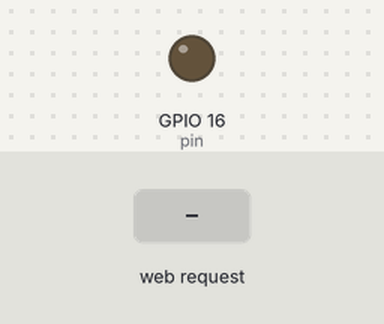
This sketch was run on a simulated ESP8266 (NodeMCU). Parts: output pins drawn as LEDs (lit = HIGH). Inputs (shaded band) come from the test bench. What the sketch prints to the serial monitor is not drawn.

Above: at 1.2 s.
1.3 s: HTTP request GET /led received
At 2.0 s:
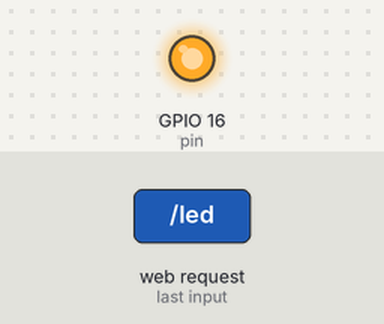
2.8 s: HTTP request GET /led?state=0 received
At 3.2 s:
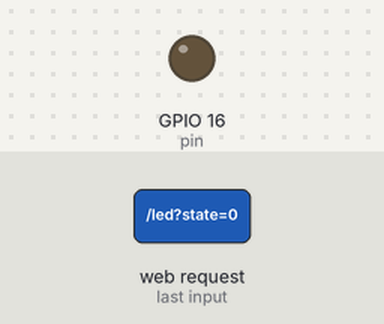
4.3 s: HTTP request GET /led?state=1 received
At 5.5 s:
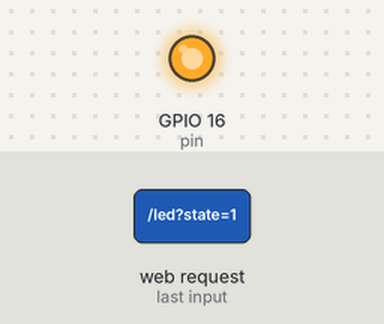
Timing chart, 0 to 7.3 s (numbered marks = the images above; inputs shaded):
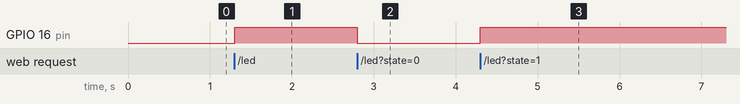

Measured:
- after the input at 1.3 s, GPIO 16 (pin): LOW → HIGH at once
- after the input at 2.8 s, GPIO 16 (pin): HIGH → LOW at once
- after the input at 4.3 s, GPIO 16 (pin): LOW → HIGH at once

The sketch:

led_online.ino
```cpp
#include<ESP8266WebServer.h>
ESP8266WebServer server;
const char username[]="vinay";
const char password[]="vn123456";
#define pin 16
void setup() {
  // put your setup code here, to run once:
pinMode(pin,OUTPUT);
Serial.begin(115200);
WiFi.softAP(username,password);
IPAddress myIP=WiFi.softAPIP();
Serial.print("AP IP address:");
Serial.println(myIP);
server.begin();
server.on("/led",led);
}

void loop() {
  // put your main code here, to run repeatedly:
server.handleClient();
}
void led()
{
  String myhtml="<html><head><title>My First Web Page</title></head><body style=\"background-color: coral \"><h1> <center>IOT</center></h1><form><center><br><button name=\"state\" type=\"submit\" value=\"0\">LED ON</button><button name=\"state\" type=\"submit\" value=\"1\">LED OFF</button></center></form></body></html>";
server.send(200,"text/html",myhtml);
if(server.arg("state")=="0")
{
  digitalWrite(pin,LOW);
}
else
{
  digitalWrite(pin,HIGH);
}
}
```
